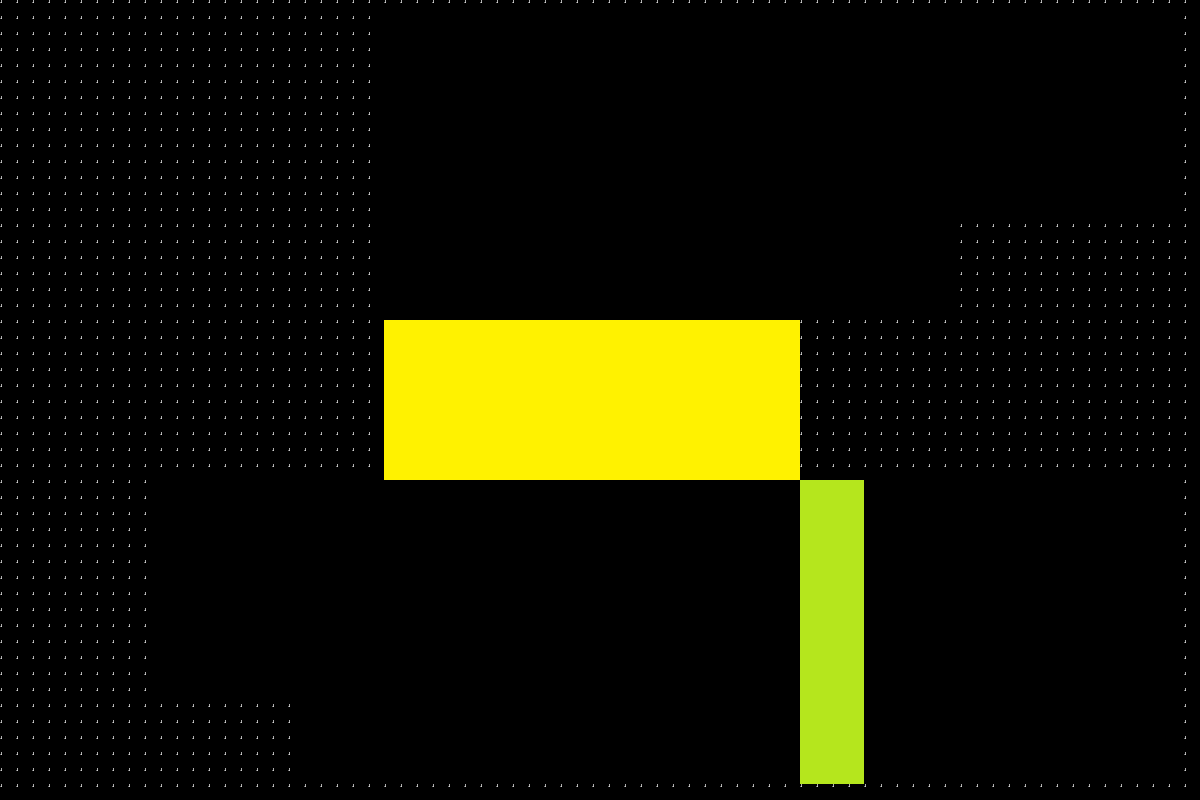

Below is a game level as drawn by its tile map, then a one-line description and the .tmx that defines it (tile-layer data replaced by summaries):
An orthogonal 75x50 tile map with 16x16 px tiles, 1 tile layer (Tile Layer 1) and 4 objects (3x bad_guy, green_button).

<map version="1.10" tiledversion="1.12.2" orientation="orthogonal" renderorder="right-down" width="75" height="50" tilewidth="16" tileheight="16" infinite="0" nextlayerid="3" nextobjectid="6">
 <tileset firstgid="1" source="place_holder_tileset.tsx" />
 <layer id="1" name="Tile Layer 1" width="75" height="50">
  <data>[3750 cells, 1789 non-empty, 3 distinct tile ids]</data>
 </layer>
 <objectgroup id="2" name="object_layer">
  <object id="1" name="green_button" x="419.788" y="98.6132" width="128" height="32" rotation="90">
   <properties>
    <property name="obj_type" value="button" />
   </properties>
  </object>
  <object id="2" name="bad_guy" x="1041.68" y="112.697" width="40" height="110">
   <properties>
    <property name="obj_type" value="bad_guy" />
   </properties>
  </object>
  <object id="4" name="bad_guy" x="322.633" y="670.079" width="40" height="110">
   <properties>
    <property name="obj_type" value="bad_guy" />
   </properties>
  </object>
  <object id="5" name="bad_guy" x="211.639" y="594.073" width="40" height="110">
   <properties>
    <property name="obj_type" value="bad_guy" />
   </properties>
  </object>
 </objectgroup>
</map>
